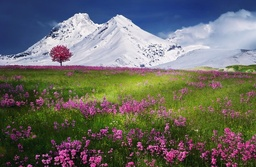
#> input picture hw2/Problem2/mountain.jpg, 256 x 167 px, shrunk from 640 x 417 before the run
$ python p2_2.py
#> lines starting #> are read from the running program, lines starting #| are printed output that depends on the picture
import numpy as np
import skimage
import matplotlib.pyplot as plt
from PIL import Image
from sklearn.cluster import KMeans
import argparse
import cv2
import scipy.io
from scipy import signal
from scipy import misc

mat = scipy.io.loadmat('filterBank.mat')
#> (reads hw2/Problem2/filterBank.mat from the repository)
filters = np.array(mat['F'])
#print(filters.shape)        49*49*38

image = cv2.imread('mountain.jpg')
#> image is the input picture: shape (167, 256, 3); mean B, G, R 100.4, 105.9, 106.5
gray_image = cv2.cvtColor(image, cv2.COLOR_BGR2GRAY)
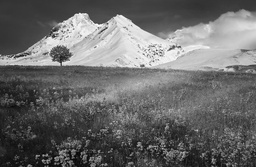
#> gray_image: shape (167, 256); min 5, max 254, mean 105.5
h, w, _ = image.shape
#> h = 167; w = 256
print(h)
#| 167
print(w)
#| 256
convolutions = np.zeros([38,h*w])

print(convolutions.shape)
#| (38, 42752)

for i in range(38):
    convo = signal.convolve2d(gray_image,filters[:,:,i],boundary='symm', mode='same')
    #convolutions.append(convo.reshape(1,-1))
    convolutions[i,:] = convo.reshape(1,-1)
#> this loop made 38 passes
#> pass 1, `convo = signal.convolve2d(gray_image,filters[:,:,i],boundary='symm', m..`:
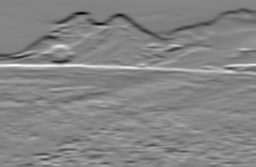
#> convo: shape (167, 256) float64; min -76.63, max 69.87, mean 0.1; drawn with min black and max white
#> pass 2, `convo = signal.convolve2d(gray_image,filters[:,:,i],boundary='symm', m..`:
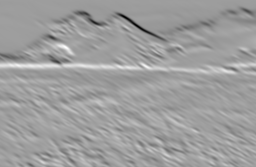
#> convo: shape (167, 256) float64; min -72.12, max 44.48, mean 0.2; drawn with min black and max white
#> pass 3, `convo = signal.convolve2d(gray_image,filters[:,:,i],boundary='symm', m..`:
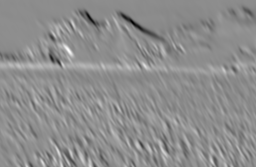
#> convo: shape (167, 256) float64; min -50.54, max 40.88, mean 0.3; drawn with min black and max white

#convolutions = np.array(convolutions).T

convolutions = convolutions.T
kmeans = KMeans(n_clusters=6, max_iter=1000)


lab_image = cv2.cvtColor(image, cv2.COLOR_BGR2LAB)
#> lab_image: shape (167, 256, 3); mean of channels 0, 1, 2 113.2, 129.5, 131.7
lab_image = lab_image.reshape((-1,3))
convolutions = np.concatenate((convolutions, lab_image), axis=1)

kmeans.fit_transform(convolutions)
out = kmeans.labels_.reshape(h,w)
plt.imshow(out,cmap='jet')
#plt.show()
plt.savefig('results/p2_2/m_41.jpg')
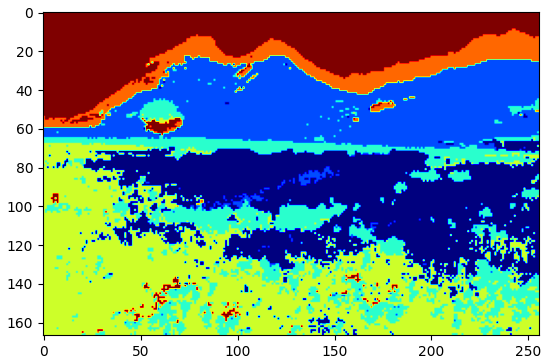
#> figure drawn by matplotlib, 1 panel
